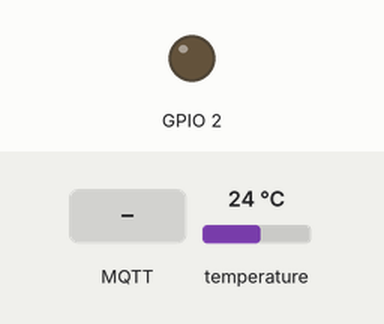
The sketch below on a simulated ESP8266 (NodeMCU). On the bench: output pins drawn as LEDs (lit = HIGH). Inputs (shaded band) come from the test bench; at power-on: temperature 24 °C. WiFi joins after 1.5 s; servers stay silent unless stated; no MQTT or app messages arrive unless stated; what the sketch prints to the serial monitor is not drawn.

Above: at 2.7 s.
2.8 s: MQTT message "U" arrives on the first subscribed topic
At 3.3 s:
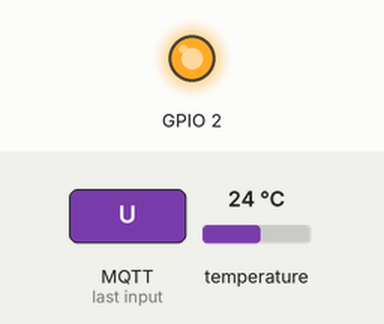
4.3 s: MQTT message "1" arrives on the first subscribed topic
At 6.0 s:
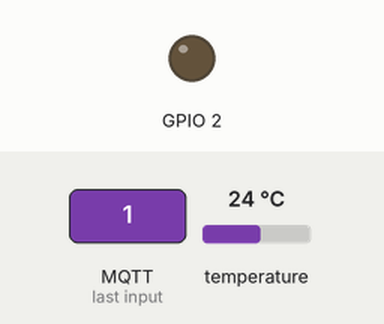
6.3 s: MQTT message "0" arrives on the first subscribed topic
At 7.6 s:
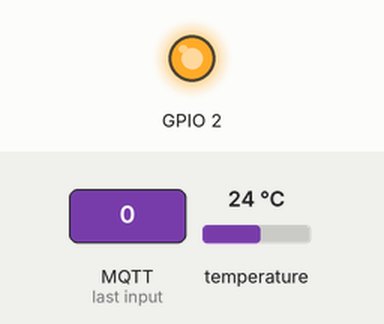
Timing chart, 0 to 9.3 s (numbered marks = the images above; inputs shaded):
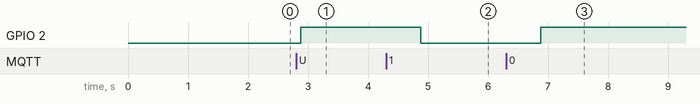

The sketch:

mqtt_esp8266_18d20.ino
```cpp
/*
 ESP8266 18d20 IoT MQTT
 Modified MQTT Example

 www.behindthesciences.com

 To install the ESP8266 board, (using Arduino 1.6.4+):
  - Add the following 3rd party board manager under "File -> Preferences -> Additional Boards Manager URLs":
       http://arduino.esp8266.com/stable/package_esp8266com_index.json
  - Open the "Tools -> Board -> Board Manager" and click install for the ESP8266"
  - Select your ESP8266 in "Tools -> Board"

*/

#include <ESP8266WiFi.h>
#include <PubSubClient.h>
#include <OneWire.h>
#include <DallasTemperature.h>

// Update these with values suitable for your network.

const char* ssid = "";
const char* password = "";
const char* mqtt_server = "192.168.1.43";
// Data wire is plugged into pin D1 on the ESP8266 12-E - GPIO 0
#define ONE_WIRE_BUS 0

OneWire oneWire(ONE_WIRE_BUS);
WiFiClient espClient;
PubSubClient client(espClient);
DallasTemperature DS18B20(&oneWire);
char temperatureCString[6];
char temperatureFString[6];
long lastMsg = 0;
int value = 0;

void setup() {
  pinMode(BUILTIN_LED, OUTPUT);     // Initialize the BUILTIN_LED pin as an output
  Serial.begin(115200);
  setup_wifi();
  client.setServer(mqtt_server, 1883);
  client.setCallback(callback);
  DS18B20.begin();
}

void setup_wifi() {

  delay(10);
  // We start by connecting to a WiFi network
  Serial.println();
  Serial.print("Connecting to ");
  Serial.println(ssid);

  WiFi.begin(ssid, password);

  while (WiFi.status() != WL_CONNECTED) {
    delay(500);
    Serial.print(".");
  }

  Serial.println("");
  Serial.println("WiFi connected");
  Serial.println("IP address: ");
  Serial.println(WiFi.localIP());
}

void callback(char* topic, byte* payload, unsigned int length) {
  Serial.print("Message arrived [");
  Serial.print(topic);
  Serial.print("] ");
  for (int i = 0; i < length; i++) {
    Serial.print((char)payload[i]);
  }
  Serial.println();

  // Switch on the LED if an 1 was received as first character
  if ((char)payload[0] == '1') {
    digitalWrite(BUILTIN_LED, LOW);   // Turn the LED on (Note that LOW is the voltage level
    // but actually the LED is on; this is because
    // it is acive low on the ESP-01)
  } else {
    digitalWrite(BUILTIN_LED, HIGH);  // Turn the LED off by making the voltage HIGH
  }

}

void reconnect() {
  // Loop until we're reconnected
  while (!client.connected()) {
    Serial.print("Attempting MQTT connection...");
    // Attempt to connect
    if (client.connect("ESP8266Client")) {
      Serial.println("connected");
      // Once connected, publish an announcement...
      client.publish("BTS", "hello world");
      // ... and resubscribe
      client.subscribe("inTopic");
    } else {
      Serial.print("failed, rc=");
      Serial.print(client.state());
      Serial.println(" try again in 5 seconds");
      // Wait 5 seconds before retrying
      delay(5000);
    }
  }
}
void loop() {

  if (!client.connected()) {
    reconnect();
  }
  client.loop();

  long now = millis();
  if (now - lastMsg > 2000) {
    lastMsg = now;
    ++value;
    getTemperature(); //Get Temperature value from 18D20
    client.publish("BTS", temperatureCString);
  }
}


void getTemperature() {
  float tempC;
  float tempF;
  do {
    DS18B20.requestTemperatures();
    tempC = DS18B20.getTempCByIndex(0);
    dtostrf(tempC, 2, 2, temperatureCString);
    tempF = DS18B20.getTempFByIndex(0);
    dtostrf(tempF, 3, 2, temperatureFString);
    delay(100);
  } while (tempC == 85.0 || tempC == (-127.0));
}
```

Measured:
- after the input at 2.8 s, GPIO 2: LOW → HIGH after 0.08 s
- after the input at 4.3 s, GPIO 2: HIGH → LOW after 0.58 s
- after the input at 6.3 s, GPIO 2: LOW → HIGH after 0.58 s
